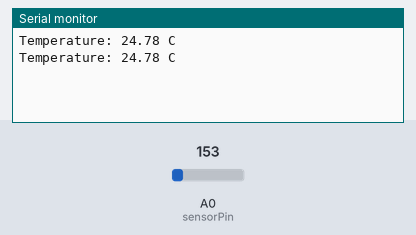
This sketch was run on a simulated Arduino Uno, built with avr-gcc and run on an emulated ATmega328P. Shown: the last lines printed to the serial monitor. The inputs (shaded band) are chosen by the test bench; at power-on: A0 (sensorPin) = 153.

Above: at 1.8 s.
1.9 s: A0 (sensorPin) set to 165
At 2.6 s:
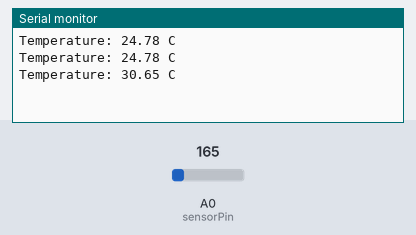
3.4 s: A0 (sensorPin) set to 175
At 4.8 s:
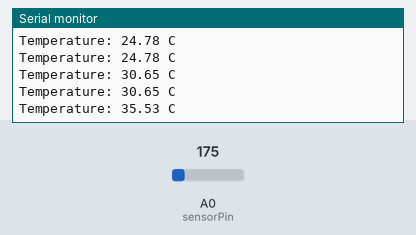
Timing chart, 0 to 6.4 s (numbered marks = the images above; inputs shaded):
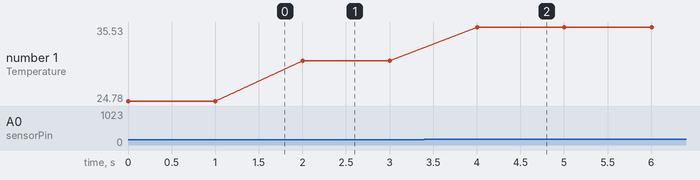

Measured:
- after the input at 1.9 s, the serial monitor: prints a new line after 0.10 s (image 1)
- after the input at 3.4 s, the serial monitor: prints a new line after 0.60 s (image 2)
- plotted number 1: 24.78 → 30.65 after the input at 1.9 s, 30.65 → 35.53 after the input at 3.4 s

The sketch:

Digital_Temperature_Monitoring.ino
```cpp
//Project 04: Digital Temperature Monitoring
// Arduino Uno + TMP36 Sensor

const int sensorPin = A0;

float voltage;
float temperature;

void setup() {
  Serial.begin(9600);
}

void loop() {

  // Read analog value from TMP36
  int sensorValue = analogRead(sensorPin);

  // Convert analog reading into voltage
  voltage = sensorValue * (5.0 / 1023.0);

  // Convert voltage into temperature in Celsius
  temperature = (voltage - 0.5) * 100.0;

  // Display temperature
  Serial.print("Temperature: ");
  Serial.print(temperature);
  Serial.println(" C");

  delay(1000);
}
```
